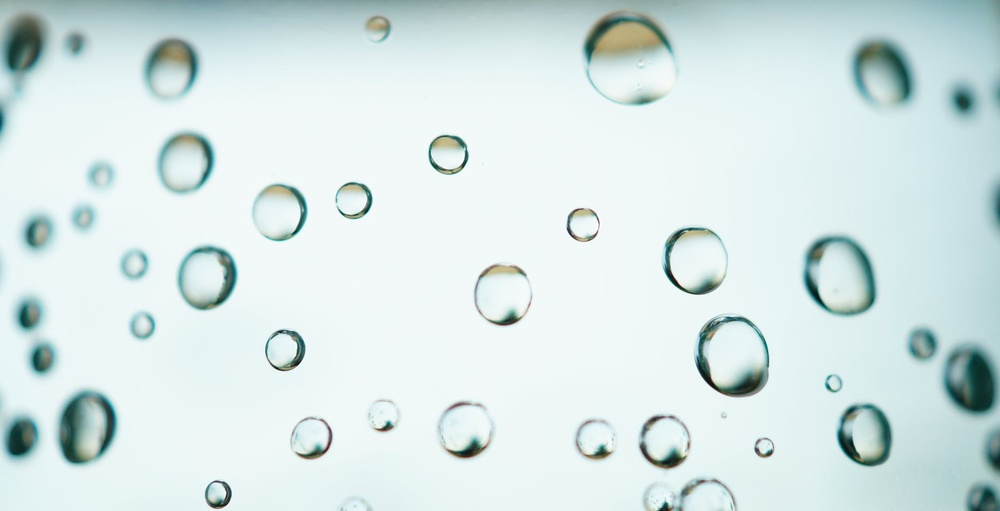
#> input picture BuildingImageProcessingApplicationsUsingScikitImage/images/bubbles.jpeg, 1000 x 511 px, shrunk from 1880 x 961 before the run
$ jupyter execute Watershed.ipynb   (older library calls are emulated)
#> lines starting #> are read from the running program, lines starting #| are printed output that depends on the picture
[cell 1]
import matplotlib.pyplot as plt
import numpy as np

from skimage import data, io, color, util, filters
from skimage.morphology import watershed

[cell 2]
bubbles = color.rgb2gray(io.imread('images/bubbles.jpeg'))
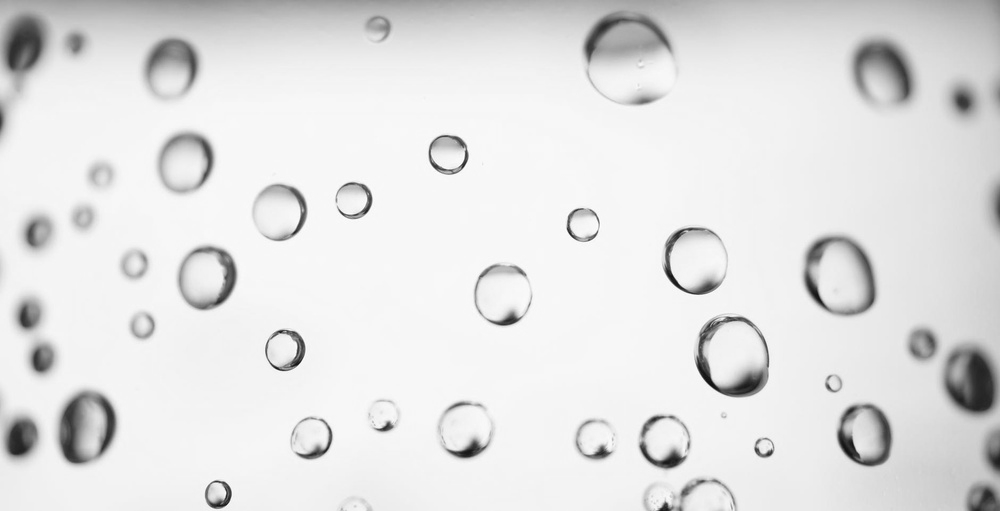
#> bubbles: shape (511, 1000) float64; min 0.0566, max 1, mean 0.887

plt.figure(figsize=(10,10))
plt.imshow(bubbles, cmap='gray')

[cell 3]
bubbles_edges = filters.sobel(bubbles)
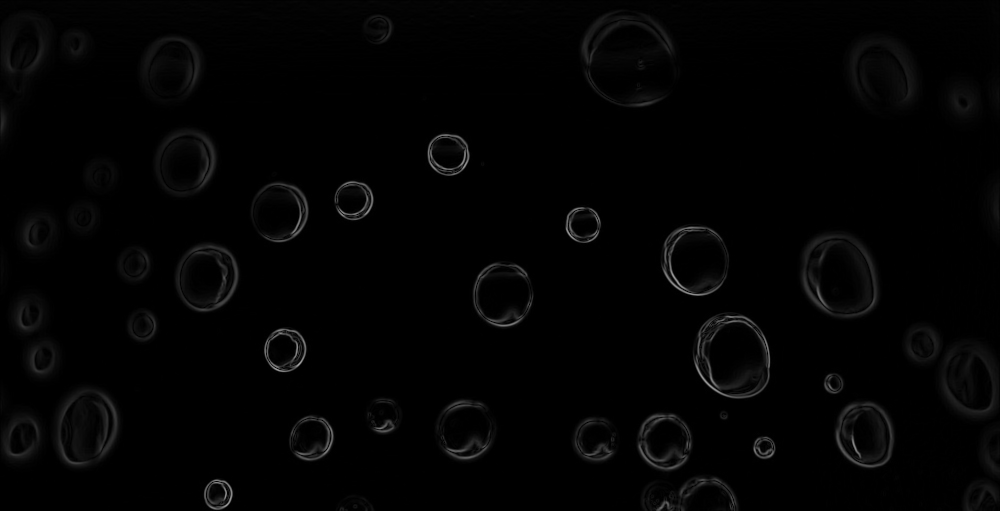
#> bubbles_edges: shape (511, 1000) float64; min 0, max 0.628, mean 0.0135

plt.figure(figsize=(10,10))
plt.imshow(bubbles_edges, cmap='gray')

[cell 4]
grid = util.regular_grid(bubbles.shape, n_points=300)

grid

[cell 5]
seeds = np.zeros(bubbles.shape, dtype=int)

seeds[grid] = np.arange(seeds[grid].size).reshape(seeds[grid].shape) +1
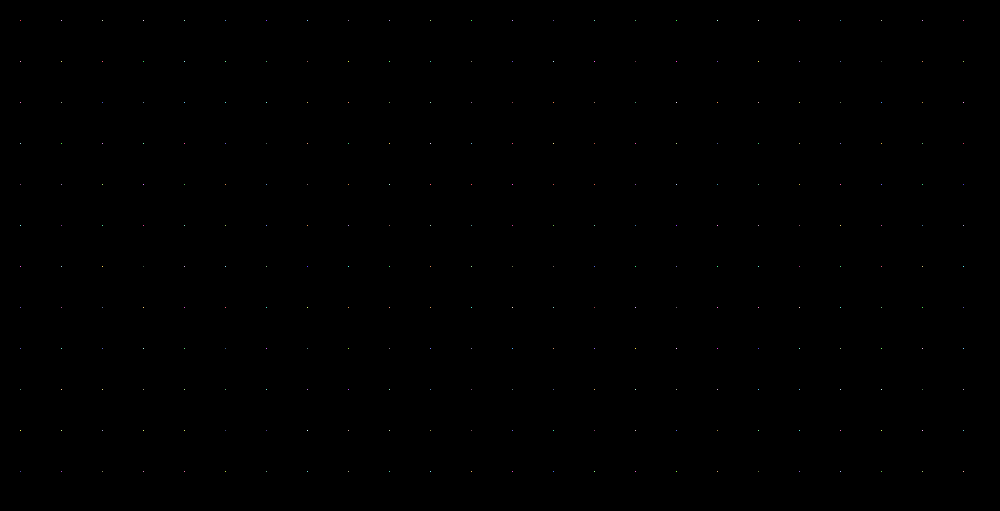
#> seeds: shape (511, 1000) int64; 289 distinct labels, from 0 to 288; one colour per label, 0 black

[cell 6]
w0 = watershed(bubbles_edges, seeds)
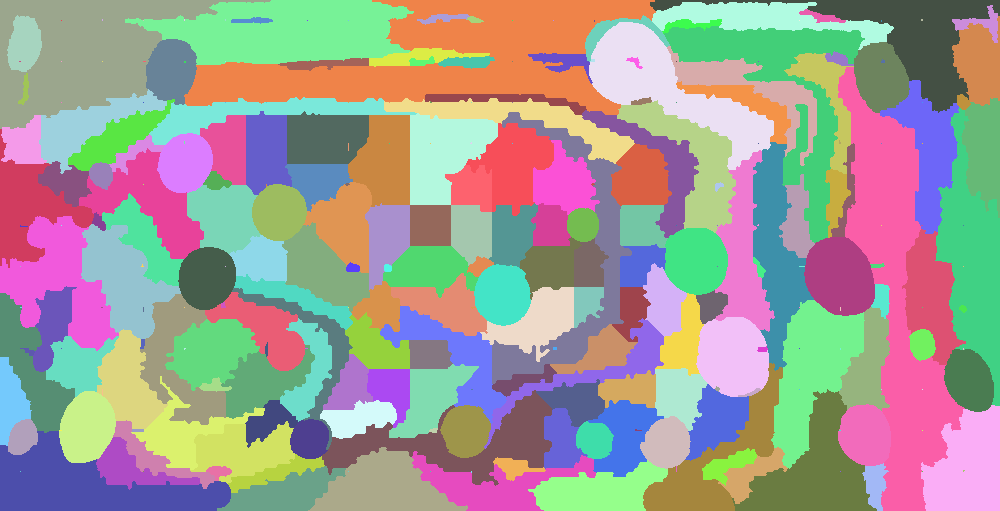
#> w0: shape (511, 1000) int64; 288 distinct labels, from 1 to 288; one colour per label, 0 black

water_classic = color.label2rgb(w0, bubbles, alpha=0.4, kind='overlay')
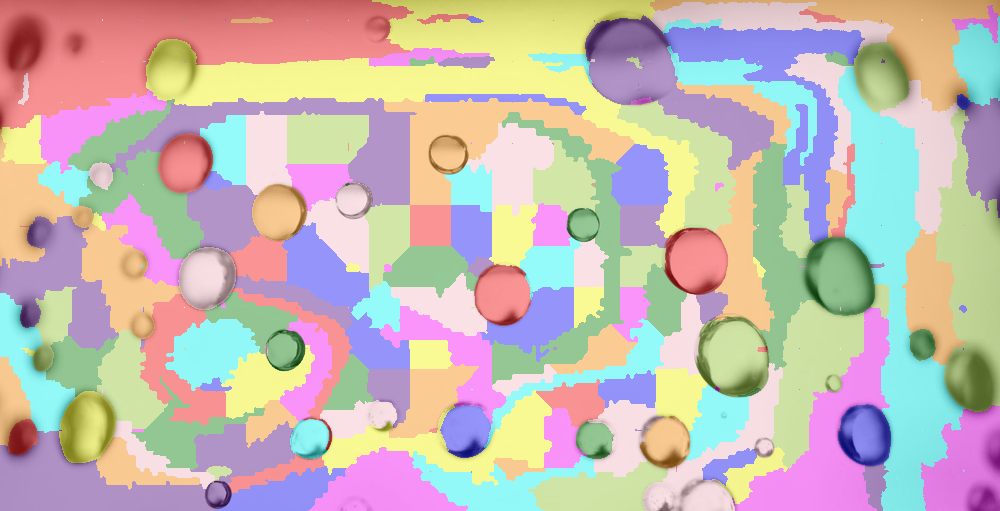
#> water_classic: shape (511, 1000, 3) float64; mean R, G, B 0.774, 0.726, 0.701

plt.figure(figsize=(8,8))
plt.imshow(water_classic)

[cell 7]
# give even segments
w1 = watershed(bubbles_edges, seeds, compactness=0.91)
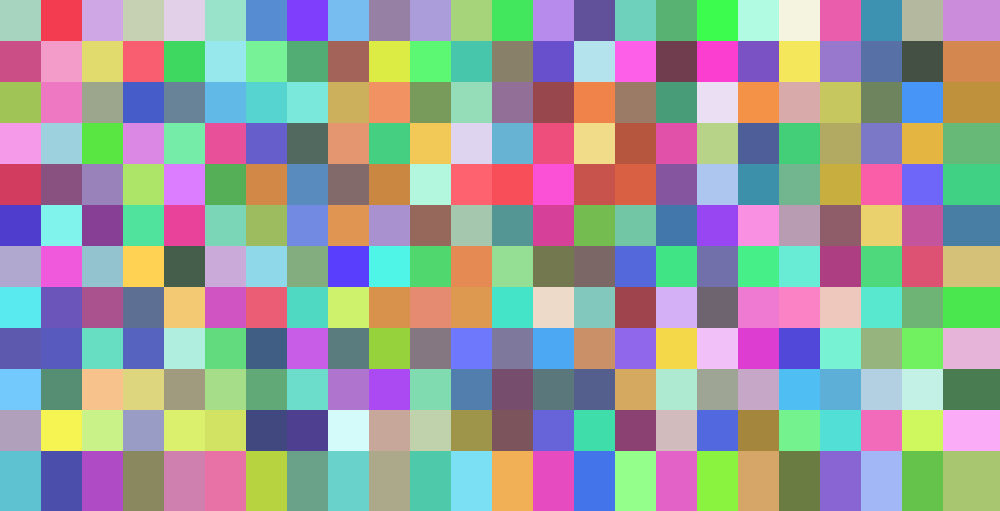
#> w1: shape (511, 1000) int64; 288 distinct labels, from 1 to 288; one colour per label, 0 black

water_compact = color.label2rgb(w1, bubbles, alpha=0.4, kind='overlay')
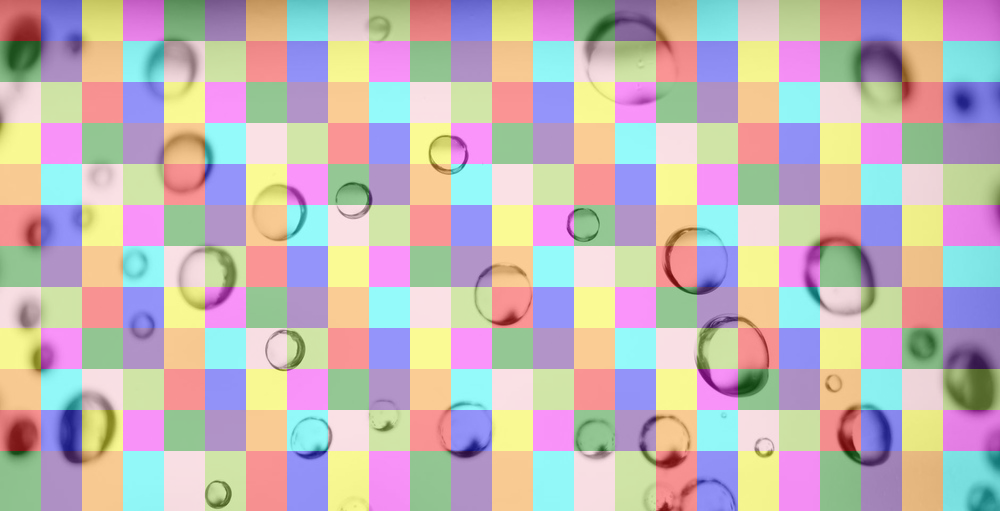
#> water_compact: shape (511, 1000, 3) float64; mean R, G, B 0.766, 0.715, 0.714

plt.figure(figsize=(8,8))
plt.imshow(water_compact)
